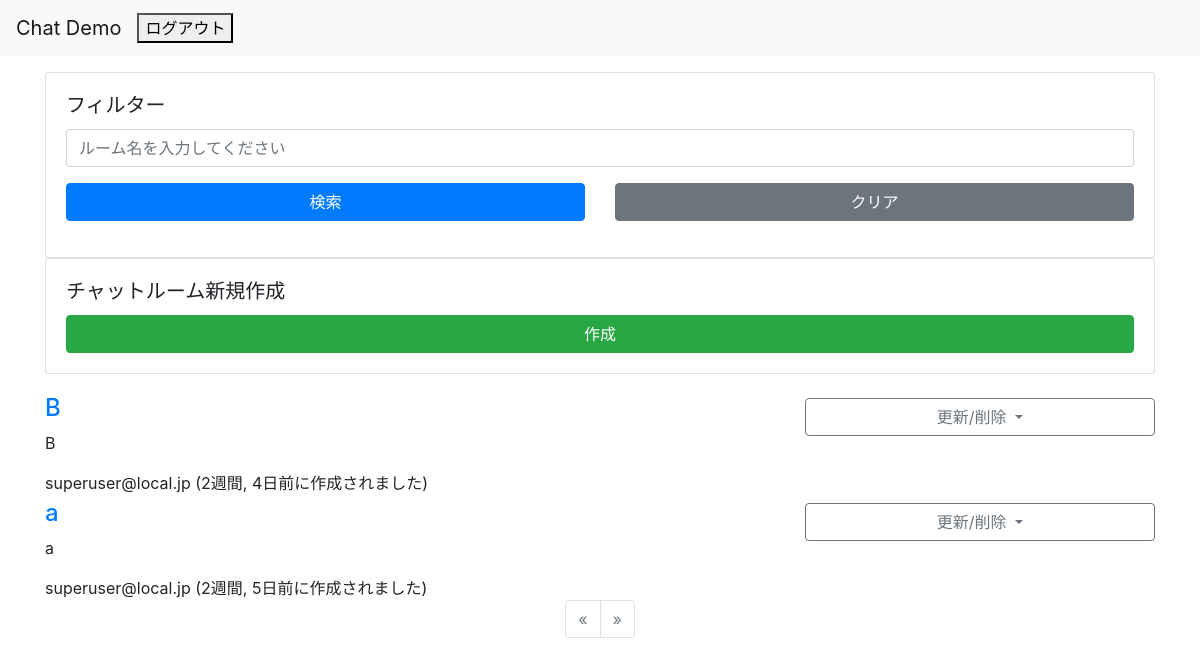
Before: /chat/ (signed in) with the older database file.
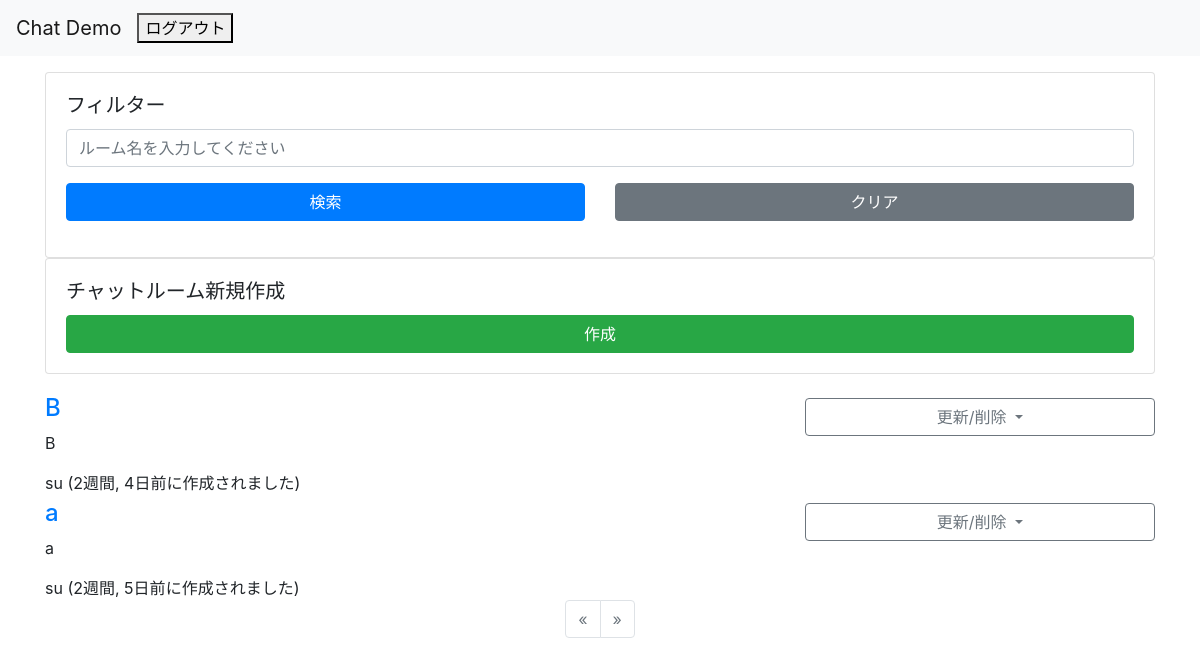
After: the same page with the newer database file.
### chat/models.py (models this page shows, shortened)
class Room(models.Model):
    host = models.ForeignKey(User, on_delete=models.CASCADE)
    name = models.CharField(gettext_lazy('ルーム名'), max_length=64)
    description = models.TextField(gettext_lazy('説明文'), max_length=128)
    participants = models.ManyToManyField(User, related_name='rooms', verbose_name=gettext_lazy('参加者(Ctrl キーを押しながらマウスで選択)'), blank=True)
    created_at = models.DateTimeField(gettext_lazy('Created time'), default=timezone.now)
    objects = RoomQueryset.as_manager()

### accounts/models.py (models this page shows)
class User(AbstractBaseUser, PermissionsMixin):
    screen_name = models.CharField(
        gettext_lazy('screen name'),
        max_length=128,
        default='',
        blank=True,
        help_text=gettext_lazy('Option. 128 characters or fewer.'),
    )
    email = models.EmailField(gettext_lazy('E-mail address'), unique=True)
    is_staff = models.BooleanField(
        gettext_lazy('staff status'),
        default=False,
        help_text=gettext_lazy('Designates whether the user can log into this admin site.'),
    )
    is_active = models.BooleanField(
        gettext_lazy('active'),
        default=True,
        help_text=gettext_lazy(
            'Designates whether this user should be treated as active. Unselect this instead of deleting accounts.'
        ),
    )
    date_joined = models.DateTimeField(gettext_lazy('date joined'), default=timezone.now)
    objects = CustomUserManager()
    points = models.IntegerField(
        default=0,
        blank=True,
        null=True,
    )
    USERNAME_FIELD = 'email'
    REQUIRED_FIELDS = []
    class Meta:
        verbose_name = gettext_lazy('user')
        verbose_name_plural = gettext_lazy('users')
    def __str__(self):
        return self.__unicode__()
    def __unicode__(self):
        return self.screen_name or self.email

### chat/views.py (the view)
# urls.py: path('', views.Index.as_view(), name='index'),
class Index(LoginRequiredMixin, ListView):
    model = models.Room
    template_name = 'chat/index.html'
    context_object_name = 'rooms'
    pagenate_by = 10
    def get_queryset(self):
        queryset = super().get_queryset()
        form = forms.SearchForm(self.request.GET or None)
        keywords = form.get_keywords()
        return queryset.filtering(user=self.request.user, keywords=keywords)
    def get_context_data(self, **kwargs):
        context = super().get_context_data(**kwargs)
        context['search_form'] = forms.SearchForm(self.request.GET or None)
        return context

### chat/forms.py
class SearchForm(forms.Form):
    keywords = forms.CharField(
        label=gettext_lazy('keywords (split space)'),
        required=False,
        widget=forms.TextInput(attrs={
            'placeholder': gettext_lazy('ルーム名を入力してください'),
            'class': 'form-control',
        }),
    )
    def get_keywords(self):
        init_keywords = ''
        keywords = init_keywords
        if self.is_valid():
            keywords = self.cleaned_data.get('keywords', init_keywords)
        return keywords

### chat/models.py (called while the page is built)
    def _related_user(self, user=None):
        try:
            queryset = self.filter(models.Q(host=user) | models.Q(participants__in=[user.pk]))
        except:
            queryset = self
        return queryset

    def filtering(self, user=None, keywords='', order='-created_at'):
        words = keywords.split()
        queryset = self._related_user(user=user)
        if words:
            condition = reduce(operator.or_, (models.Q(name__icontains=word) for word in words))
            queryset = queryset.filter(condition)
        return queryset.order_by(order).distinct()

### templates/chat/index.html (shortened to what this page needs)
{% extends 'base.html' %}
{% load humanize %}
{% block content %}
<div class="row justify-content-center">
    <div class="col-12">
        <div class="card">
            <div class="card-body">
                <h5 class="card-title">フィルター</h5>
                <form action="", method="GET">
                    <div class="form-group row">
                        <div class="col-12">
                            {{ search_form.keywords }}
                        </div>
                    </div>
                    <div class="form-group row">
                        <div class="col-12 col-sm-12 col-md-12 col-lg-6 col-xl-6">
                            <button type="submit" class="btn btn-primary btn-block">検索</button>
                        </div>
                        <div class="col-12 col-sm-12 col-md-12 col-lg-6 col-xl-6">
                            <a href="{% url 'chat:index' %}" class="btn btn-secondary btn-block">クリア</a>
                        </div>
                    </div>
                </form>
            </div>
        </div>
    </div>
</div>
<div class="row justify-content-center">
    <div class="col-12">
        <div class="card">
            <div class="card-body">
                <h5 class="card-title">チャットルーム新規作成</h5>
                <div class="row">
                    <div class="col-12">
                        <a href="{% url 'chat:create_room' %}" class="btn btn-success btn-block">作成</a>
                    </div>
                </div>
            </div>
        </div>
    </div>
</div>
<div class="row justify-content-center mt-3">
    <div class="col-12">
        <section>
        {% for room in rooms %}
            <article>
                <div class="row">
                    <div class="col-8">
                        <h4 class="h4 mt-1"><a href="{% url 'chat:enter_room' room.pk %}">{{ room.name }}</a></h4>
                        <p>{{ room.description }}</p>
                        <div>
                            <span>{{ room.host|stringformat:"s" }}</span>
                            <time datetime="{{ room.created_at|date:'Y-m-d' }}">({{ room.created_at|naturaltime }}に作成されました)</time>
                        </div>
                    </div>
                    <div class="col-4">
                    {% if room.host.pk == user.pk %}
                        <div class="dropdown mt-2">
                            <a class="btn btn-outline-secondary btn-block dropdown-toggle" href="#" role="button"
                                id="dropdownMenuLink{{ forloop.counter }}" data-toggle="dropdown" aria-haspopup="true" aria-expanded="false">
                                更新/削除
                            </a>
                        </div>
                    {% endif %}
                    </div>
                </div>
            </article>
        {% empty %}
            <article>
                <p>No rooms exists.</p>
            </article>
        {% endfor %}
        </section>
    </div>
</div>
{% if rooms %}
<div class="row justify-content-center">
    <div class="col-12">
{% include "pagination.html" %}
    </div>
</div>
{% endif %}
{% endblock %}

Changed rows visible on the page:
changed through a linked row, Room "2週間, 4日前": host "superuser@local.jp" → "su"
changed through a linked row, Room "2週間, 5日前": host "superuser@local.jp" → "su"
